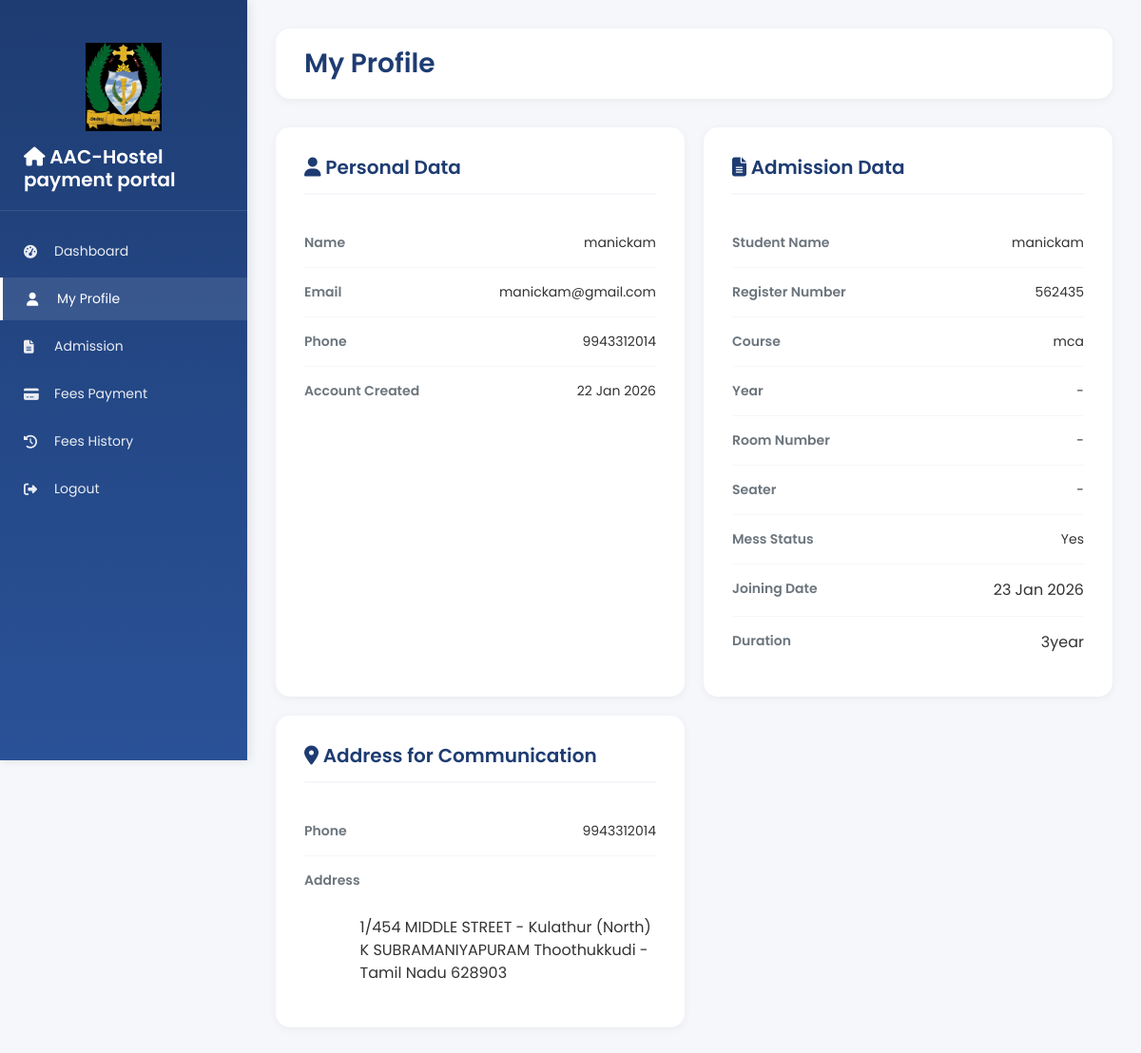
Page /my-profile.php (signed in) on the committed database.
### tables this page shows
CREATE TABLE `users` (
  `id` int(11) NOT NULL,
  `name` varchar(255) NOT NULL,
  `email` varchar(255) NOT NULL,
  `phone` varchar(20) NOT NULL,
  `password` varchar(255) NOT NULL,
  `security_question` varchar(255) DEFAULT NULL,
  `security_answer` varchar(255) DEFAULT NULL,
  `created_at` datetime DEFAULT current_timestamp()
);

CREATE TABLE `admission` (
  `id` int(11) NOT NULL,
  `user_id` int(11) NOT NULL,
  `student_name` varchar(255) NOT NULL,
  `reg_no` varchar(100) NOT NULL,
  `gender` varchar(20) NOT NULL,
  `date_of_birth` date NOT NULL,
  `phone` varchar(20) NOT NULL,
  `email` varchar(255) NOT NULL,
  `residential_address` text NOT NULL,
  `course` varchar(100) NOT NULL,
  `department` varchar(100) NOT NULL,
  `year_of_study` varchar(50) NOT NULL,
  `room_type` varchar(50) NOT NULL,
  `room_number` varchar(50) NOT NULL,
  `mess_status` varchar(50) NOT NULL,
  `date_of_joining` date NOT NULL,
  `duration_of_stay` varchar(50) NOT NULL,
  `is_confirmed` tinyint(1) NOT NULL DEFAULT 0,
  `created_at` datetime DEFAULT current_timestamp()
);

### my-profile.php (the view, shortened to what this page needs)
<?php
include('includes/config.php');
$user_id = $_SESSION['user_id'];
$stmt = $mysqli->prepare("SELECT * FROM users WHERE id = ?");
$stmt->bind_param('i', $user_id);
$stmt->execute();
$result = $stmt->get_result();
$user = $result->fetch_assoc();
$admission = null;
$stmt = $mysqli->prepare("SELECT * FROM admission WHERE user_id = ? ORDER BY created_at DESC LIMIT 1");
$stmt->bind_param('i', $user_id);
$stmt->execute();
$result = $stmt->get_result();
if ($result->num_rows > 0) {
    $admission = $result->fetch_assoc();
}
?>
<!DOCTYPE html>
<html lang="en">
<head>
    <link href="https://cdn.jsdelivr.net/npm/bootstrap@5.3.0/dist/css/bootstrap.min.css" rel="stylesheet">
    <link rel="stylesheet" href="https://cdnjs.cloudflare.com/ajax/libs/font-awesome/6.4.0/css/all.min.css">
</head>
<body>
    <?php include('includes/user_sidebar.php'); ?>
    <div class="main-content">
        <div class="header">
            <h1>My Profile</h1>
        </div>
        <div class="profile-grid">
            <div class="profile-card">
                <h3><i class="fas fa-user"></i> Personal Data</h3>
                <div class="profile-item">
                    <span class="profile-label">Name</span>
                    <span class="profile-value"><?php echo htmlspecialchars($user['name']); ?></span>
                </div>
                <div class="profile-item">
                    <span class="profile-label">Email</span>
                    <span class="profile-value"><?php echo htmlspecialchars($user['email']); ?></span>
                </div>
                <div class="profile-item">
                    <span class="profile-label">Phone</span>
                    <span class="profile-value"><?php echo htmlspecialchars($user['phone']); ?></span>
                </div>
                <div class="profile-item">
                    <span class="profile-label">Account Created</span>
                    <span class="profile-value"><?php echo date('d M Y', strtotime($user['created_at'])); ?></span>
                </div>
            </div>
            <?php if ($admission): ?>
            <div class="profile-card">
                <h3><i class="fas fa-file-alt"></i> Admission Data</h3>
                <div class="profile-item">
                    <span class="profile-label">Student Name</span>
                    <span class="profile-value"><?php echo htmlspecialchars($admission['student_name']); ?></span>
                </div>
                <div class="profile-item">
                    <span class="profile-label">Register Number</span>
                    <span class="profile-value"><?php echo htmlspecialchars($admission['reg_no']); ?></span>
                </div>
                <div class="profile-item">
                    <span class="profile-label">Course</span>
                    <span class="profile-value"><?php echo htmlspecialchars($admission['course']); ?></span>
                </div>
                <div class="profile-item">
                    <span class="profile-label">Year</span>
                    <span class="profile-value"><?php echo htmlspecialchars($admission['year'] ?? '-'); ?></span>
                </div>
                <div class="profile-item">
                    <span class="profile-label">Room Number</span>
                    <span class="profile-value"><?php echo htmlspecialchars($admission['room_no'] ?? '-'); ?></span>
                </div>
                <div class="profile-item">
                    <span class="profile-label">Seater</span>
                    <span class="profile-value"><?php echo htmlspecialchars($admission['seater'] ?? '-'); ?></span>
                </div>
                <div class="profile-item">
                    <span class="profile-label">Mess Status</span>
                    <span class="profile-value"><?php echo htmlspecialchars($admission['mess_status'] ?? '-'); ?></span>
                </div>
                <div class="profile-item">
                    <span class="profile-label">Joining Date</span>
                    <?php echo date('d M Y', strtotime($admission['date_of_joining'])); ?>
                </div>
                <div class="profile-item">
                    <span class="profile-label">Duration</span>
                    <?php echo htmlspecialchars($admission['duration_of_stay']); ?>
                </div>
            </div>
            <div class="profile-card">
                <h3><i class="fas fa-map-marker-alt"></i> Address for Communication</h3>
                <div class="profile-item">
                    <span class="profile-label">Phone</span>
                    <span class="profile-value"><?php echo htmlspecialchars($admission['phone']); ?></span>
                </div>
                <div class="profile-item">
                    <span class="profile-label">Address</span><br><br>
                    <?php echo htmlspecialchars($admission['residential_address']); ?>
                </div>
            </div>
            <?php endif; ?>
        </div>
    </div>
</body>
</html>

### my-profile.php (style rules this page uses)
* { margin: 0; padding: 0; box-sizing: border-box; }
body { font-family: 'Poppins', sans-serif; background: #f5f7fa; color: #333; }
.header { background: white; padding: 20px 30px; border-radius: 15px; box-shadow: 0 2px 10px rgba(0,0,0,0.05); margin-bottom: 30px; display: flex; justify-content: space-between; align-items: center; }
.header h1 { font-size: 28px; font-weight: 600; color: #1e3c72; margin: 0; }
.profile-grid { display: grid; grid-template-columns: repeat(auto-fit, minmax(400px, 1fr)); gap: 20px; }
.profile-card { background: white; padding: 30px; border-radius: 15px; box-shadow: 0 2px 10px rgba(0,0,0,0.05); }
.profile-card h3 { font-size: 20px; font-weight: 600; color: #1e3c72; margin-bottom: 25px; padding-bottom: 15px; border-bottom: 2px solid #f5f7fa; }
.profile-item { display: flex; justify-content: space-between; padding: 15px 0; border-bottom: 1px solid #f5f7fa; }
.profile-item:last-child { border-bottom: none; }
.profile-label { font-weight: 600; color: #6c757d; font-size: 14px; }
.profile-value { color: #333; font-size: 14px; text-align: right; }

### includes/user_sidebar.php (style rules this page uses)
.main-content { margin-left: 260px; padding: 30px; min-height: 100vh; }

### rows in the picture
users: name "manickam", email "manickam@gmail.com", phone "9943312014", created_at "22 Jan 2026"
admission: student_name "manickam", reg_no "562435", course "mca", mess_status "Yes", date_of_joining "23 Jan 2026", duration_of_stay "3year", phone "9943312014", residential_address "1/454 MIDDLE STREET - Kulathur (North) K SUBRAMANIYAPURAM Thoothukkudi - Tamil Nadu 628903"

### other values in the picture
SITE_NAME "AAC-Hostel payment portal"
$admission['year'] "-"
$admission['room_no'] "-"
$admission['seater'] "-"
